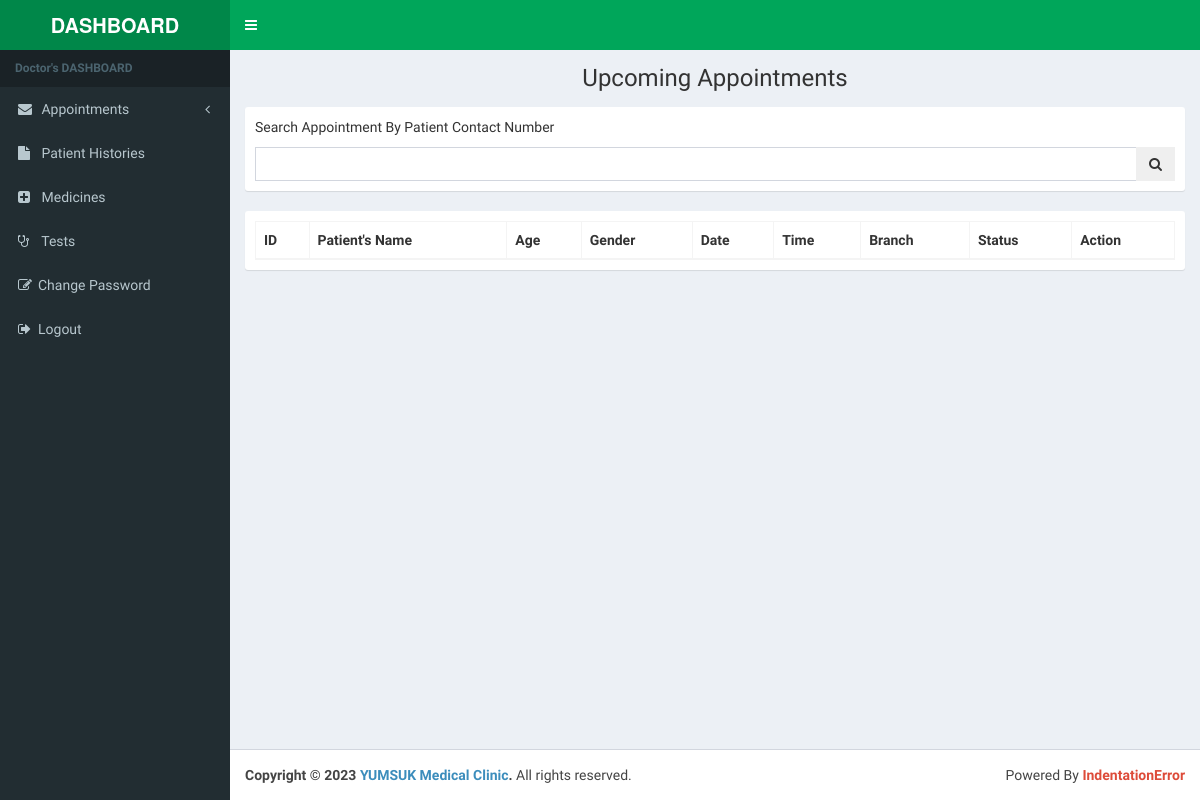
Before: /appointment/upcoming/ (signed in) with the older database file.
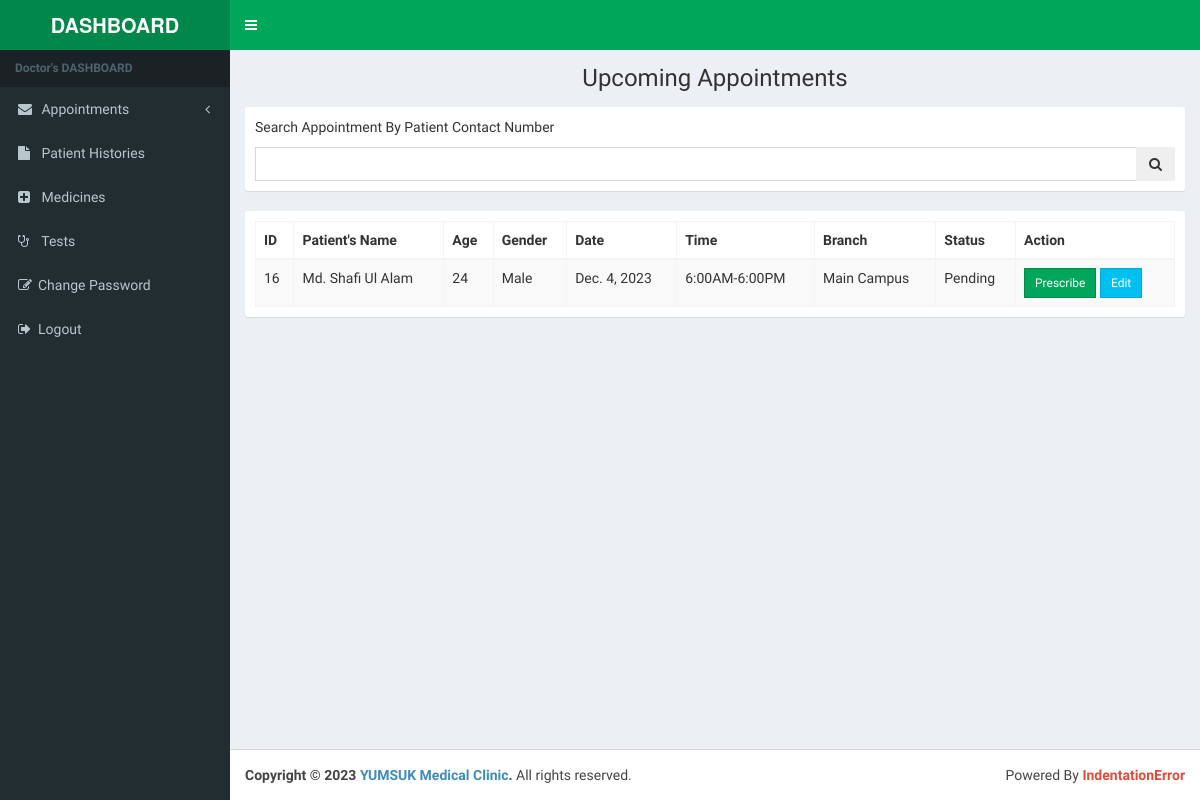
After: the same page with the newer database file.
### patient_appointment/models.py (models this page shows, shortened)
class Appointment(models.Model):
    patient = models.ForeignKey(Patient, on_delete=models.CASCADE, related_name="appointment")
    dentist = models.ForeignKey(AuthUser, on_delete=models.CASCADE, related_name="appointment")
    schedule = models.ForeignKey(Schedule, on_delete=models.CASCADE, related_name="appointment")
    date = models.DateField()
    status = models.CharField(max_length=9, choices=APPOINTMENT_STATUS, default='pending')
    secret = models.CharField(max_length=8,blank=True)
    created_at = models.DateTimeField(auto_now=True)

class Patient(models.Model):
    name = models.CharField(max_length=100)
    age = models.PositiveIntegerField()
    gender = models.CharField(max_length=6, choices=GENDER_CHOICES)
    email = models.EmailField(max_length=100, null=True, blank=True)
    contact_number = models.CharField(max_length=14, unique=True)
    created_at = models.DateTimeField(auto_now=True)
    updated_at = models.DateTimeField(auto_now_add=True)

### authentication/models.py (models this page shows, shortened)
class Schedule(models.Model):
    dentist = models.ForeignKey(AuthUser, on_delete=models.CASCADE, related_name='schedule')
    start = models.TimeField()
    end = models.TimeField()
    branch_name = models.CharField(max_length=15, choices=BRANCH_CHOICES, default="uttara")
    weekday = models.CharField(choices=WEEK_DAYS, default="Sunday", max_length=10)
    max_patient = models.PositiveIntegerField(default=15)

### patient_appointment/views.py (the view)
# urls.py: path('upcoming/', views.upcoming_appointments, name='upcoming_appointments'),
@login_required
def upcoming_appointments(request):
    appointments = Appointment.objects.prefetch_related().filter(dentist=request.user,status="pending").order_by('-created_at',)
    return render(request,'dashboard/appointment_list.html', {'appointments':appointments,'headline':"Upcoming Appointments"})

### authentication/models.py (called while the page is built)
    def get_image(self):
        if self.image:
            return self.image.url
        return "/media/profileImages/noprofile.png"

### templates/dashboard/appointment_list.html (shortened to what this page needs)
{%extends 'dashboard/dashboard_base.html'%}{% load i18n %} {%block content%}
<section class="content-header">
    <h1 class="text-capitalize text-center">{{headline}}</h1>
</section>
<section class="content">
    <div class="row">
        <div class="col-lg-6 col-lg-offset-3">
        </div>
    </div>
    <div class="box box-widget">
        <div class="box-body">
            <p>Search Appointment By Patient Contact Number</p>
            <form id="appointmentSearchForm" action="/appointment/search/" method="POST">
                <div class="input-group">
                    <input type="text" class="form-control" name="search_param" id="search_param" maxlength="16" minlength="16">
                    <span class="input-group-btn">
                        <button type="button" class="btn btn-flat" id="appointmentSearchBtn">
                            <i class="fa fa-search"></i>
                        </button>
                    </span>
                </div>
            </form>
        </div>
    </div>
    <div class="box box-widget">
        <div class="box-body">
            <table id="appointmentTable" class="table table-striped table-bordered" cellspacing="0" width="100%">
                <thead>
                    <tr>
                        <th>ID</th>
                        <th>Patient's Name</th>
                        <th>Age</th>
                        <th>Gender</th>
                        <th>Date</th>
                        <th>Time</th>
                        <th>Branch</th>
                        <th>Status</th>
                        <th>Action</th>
                    </tr>
                </thead>
                <tbody>
                    {%for appointment in appointments%}
                    <tr>
                        <td>{{appointment.id}}</td>
                        <td>{{appointment.patient.name|title}}</td>
                        <td>{{appointment.patient.age}}</td>
                        <td>{{appointment.patient.gender|title}}</td>
                        <td>{{appointment.date}}</td>
                        <td>{{appointment.schedule.start|time:"g:iA"}}-{{appointment.schedule.end|time:"g:iA"}}</td>
                        <td>{{appointment.schedule.branch_name|title}}</td>
                        <td>{{appointment.status|title}}</td>
                        <td>
                            <a class="btn btn-sm btn-flat btn-success" href="/prescription/prescribe/{{appointment.id}}/">Prescribe</a>
                            <a class="btn btn-sm btn-flat btn-info" href="/appointment/edit/{{appointment.id}}/">Edit</a>
                        </td>
                    </tr>
                    {%endfor%}
                </tbody>
            </table>
        </div>
    </div>
</section>
{%endblock%}

Changed rows visible on the page:
added Appointment: id "16", patient.name "Md. Shafi Ul Alam", patient.age "24", patient.gender "Male", date "Dec. 4, 2023", schedule.start "6:00AM", schedule.end "6:00PM", schedule.branch_name "Main Campus", status "Pending"
